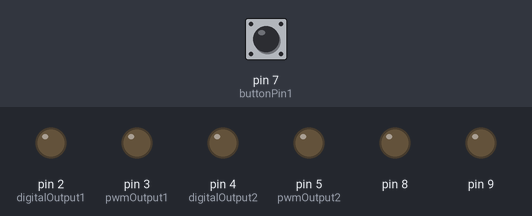
Bench run of a sketch on a simulated Arduino Uno, built with avr-gcc and run on an emulated ATmega328P. Parts: output pins drawn as LEDs (lit = HIGH). The inputs (shaded band) are chosen by the test bench; at power-on: pin 7 (buttonPin1) LOW.

Above: at 2.8 s.
2.9 s: pin 7 (buttonPin1) pulled HIGH for 1.2 s
At 4.2 s:
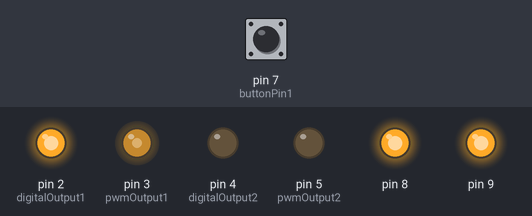
Timing chart, 0 to 5.9 s (numbered marks = the images above; inputs shaded):
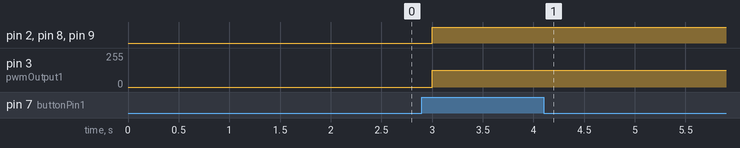

Measured:
- after the input at 2.9 s, pin 2 (digitalOutput1), pin 8, pin 9: LOW → HIGH after 0.10 s; pin 3 (pwmOutput1): 0/255 → 127/255 after 0.10 s

The sketch:

Signal_Testing_Simple.ino
```cpp
// Create and assign a constant/non-changing variable to indicate the pin a particular button is connected to
const int buttonPin1 = 7;

// Create output pin variables and assinging them for use with digitalWrite() or analogWrite()
// Note: pins 3, 5, 6, 9, 10, and 11 are special pins that can output PWM waves on the Uno board. These PWM pins use values between 0-255 (0 = 0% duty cycle, 255 = 100% duty cycle) for their PWM waves/square waves
// Note 2: Avoid using 5 or 6 for PWM output. The internal timer for PWM are conected to these, and have a higher frequency than the other PWM pins
// Note 3: Digital pins (0-13 on the Uno board) are not Analog pins. Analog inputs are values from 0-1023, not 0 or 1 for normal digital pins or 0-255 for PWM digital pins
const int digitalOutput1 = 2;
const int digitalOutput2 = 4;
const int pwmOutput1 = 3;
const int pwmOutput2 = 5;

// Create a variable that will store the status of a button(s)
int buttonStatus1;

// Setup code runs only once, everytime the Arduino is powered ON. Use to setup pins as input/outputs
void setup() {
  // Setup a monitor (usually, the computer you're using) to later print values for debugging
  Serial.begin(9600);

  // Initialize the button pin(s) so as to listen for input
  pinMode(buttonPin1, INPUT); // digital pin 7

  // Initialize output pins
  pinMode(digitalOutput1, OUTPUT); // digital pin 2
  pinMode(digitalOutput2, OUTPUT); // digital pin 4
  pinMode(pwmOutput1, OUTPUT); // digital PWM pin 3
  pinMode(pwmOutput2, OUTPUT); // digital PWM pin 5

  // Initialize port register variables. Port registers are an entirely different topic and requires studying
  DDRB = B00000011; // Sets pins 8 and 9 as outputs, 10-13 as outputs (6th and 7th digits are not usable/conencted to any pins)
}

// Continually runs the following code in a loop until the Arduino is powered off
// Note: each line of code is executed approximately within 10 microseconds of the previous line, i.e. not instantly or simultaneously unless you use Port Registers
void loop() {
  // Update the buttonStatus variable(s) to ON or OFF depending if button is pressed
  buttonStatus1 = digitalRead(buttonPin1);

  if (buttonStatus1 == HIGH)
  {
      // Output a single, constant HIGH/ON 5V signal until changed to OFF/LOW
      digitalWrite(digitalOutput1, HIGH); // pin 2

      // Outputs a PWM wave that is approximately 50% duty cycle until changed to OFF/LOW
      analogWrite(pwmOutput1, 127); // pin 3

      // If simultaneous/instant output manipulate is wanted, use of the Port Register variables is needed
      PORTB = B00000011; // Sets pins 8 and 9 as high simultaneously (non-PWM, i.e. similar to digitalWrite but instantly) until changed to OFF/LOW
  }

  // Delay to allow for another button press to register if desired (i.e. you can hold it for 1 second but it will only execute the above commands once, then after 1 second it will execute the loop again), value is in miliseconds
  delay(1000);
}
```
